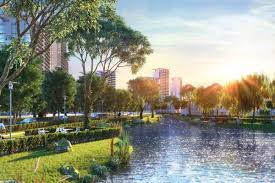
#> input picture computer vision/index.jpeg, 275 x 183 px, found by its file name
$ python red_color_detect.py
#> lines starting #> are read from the running program, lines starting #| are printed output that depends on the picture; after the words box and inside, x2 and y2 are one past the last pixel; in counts of white or black regions, pixels touching at a corner belong together
#!/usr/bin/python3

import cv2
import time

# reading image
img=cv2.imread('index.jpeg')
#> img is the input picture: shape (183, 275, 3); mean B, G, R 127.8, 143.3, 140.6

# checking shape
print (img.shape)
#| (183, 275, 3)
time.sleep(5)

# printing data
#print (img)

# extracting only red color
onlyred=cv2.inRange(img,(0,0,0),(40,255,40))
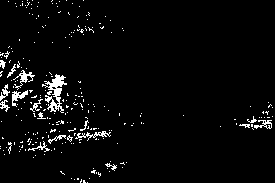
#> onlyred: shape (183, 275); 3.7% white in thin lines or dots
cv2.imshow('original image',img)
cv2.imshow('onlyred',onlyred)
cv2.waitKey(0)
cv2.destroyAllWindows()

$ run again, with computer vision/Dog1.jpeg copied over computer vision/index.jpeg
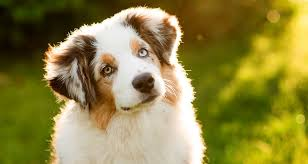
#> input picture computer vision/Dog1.jpeg, 308 x 164 px, found by its file name
#> img is the input picture: shape (164, 308, 3); mean B, G, R 65.3, 132.2, 142.5
#| (164, 308, 3)
#> `onlyred=cv2.inRange(img,(0,0,0),(40,255,40))`:
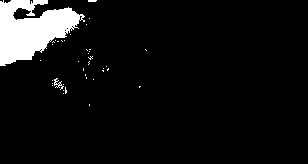
#> onlyred: shape (164, 308); 6.7% white; 38 white regions (36 under 20 px), largest, box (x1, y1, x2, y2) and area: (0, 0, 85, 66) 3275, (54, 78, 64, 90) 43
